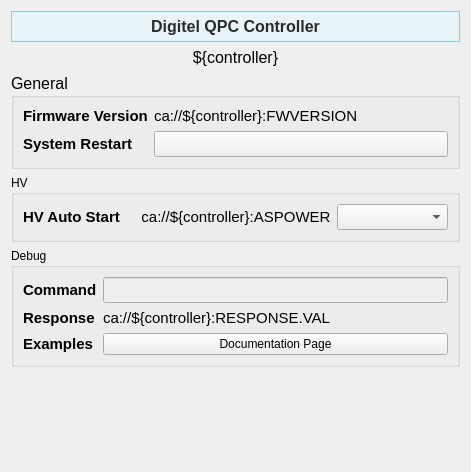
<?xml version="1.0" encoding="UTF-8"?>
<ui version="4.0">
 <class>Form</class>
 <widget class="QWidget" name="Form">
  <property name="geometry">
   <rect>
    <x>0</x>
    <y>0</y>
    <width>471</width>
    <height>472</height>
   </rect>
  </property>
  <property name="windowTitle">
   <string>Form</string>
  </property>
  <layout class="QVBoxLayout" name="verticalLayout">
   <item>
    <widget class="QLabel" name="label">
     <property name="font">
      <font>
       <pointsize>12</pointsize>
       <weight>50</weight>
       <bold>false</bold>
      </font>
     </property>
     <property name="styleSheet">
      <string notr="true">background-color: #e8f4f8;

    border: 1px solid #90c8e0;

    padding: 5px;

    color: rgb(43, 43, 43);</string>
     </property>
     <property name="text">
      <string>&lt;html&gt;&lt;head/&gt;&lt;body&gt;&lt;p&gt;&lt;span style=&quot; font-weight:600;&quot;&gt;Digitel QPC Controller&lt;/span&gt;&lt;/p&gt;&lt;/body&gt;&lt;/html&gt;</string>
     </property>
     <property name="alignment">
      <set>Qt::AlignCenter</set>
     </property>
    </widget>
   </item>
   <item>
    <widget class="PyDMLabel" name="PyDMLabel_13">
     <property name="font">
      <font>
       <pointsize>12</pointsize>
       <weight>50</weight>
       <bold>false</bold>
      </font>
     </property>
     <property name="toolTip">
      <string/>
     </property>
     <property name="text">
      <string>${controller}</string>
     </property>
     <property name="alignment">
      <set>Qt::AlignCenter</set>
     </property>
    </widget>
   </item>
   <item>
    <widget class="QGroupBox" name="general_box">
     <property name="sizePolicy">
      <sizepolicy hsizetype="Preferred" vsizetype="Preferred">
       <horstretch>0</horstretch>
       <verstretch>0</verstretch>
      </sizepolicy>
     </property>
     <property name="font">
      <font>
       <pointsize>12</pointsize>
      </font>
     </property>
     <property name="title">
      <string>General</string>
     </property>
     <layout class="QFormLayout" name="formLayout">
      <item row="0" column="0">
       <widget class="QLabel" name="label_2">
        <property name="font">
         <font>
          <pointsize>11</pointsize>
          <weight>75</weight>
          <bold>true</bold>
         </font>
        </property>
        <property name="frameShape">
         <enum>QFrame::NoFrame</enum>
        </property>
        <property name="text">
         <string>Firmware Version</string>
        </property>
       </widget>
      </item>
      <item row="0" column="1">
       <widget class="PyDMLabel" name="PyDMLabel">
        <property name="font">
         <font>
          <pointsize>11</pointsize>
         </font>
        </property>
        <property name="toolTip">
         <string/>
        </property>
        <property name="text">
         <string>ca://${controller}:FWVERSION</string>
        </property>
        <property name="precision">
         <number>2</number>
        </property>
        <property name="precisionFromPV">
         <bool>false</bool>
        </property>
        <property name="channel">
         <string>ca://${controller}:FWVERSION</string>
        </property>
        <property name="displayFormat">
         <enum>PyDMLabel::Decimal</enum>
        </property>
       </widget>
      </item>
      <item row="1" column="0">
       <widget class="QLabel" name="label_6">
        <property name="font">
         <font>
          <pointsize>11</pointsize>
          <weight>75</weight>
          <bold>true</bold>
         </font>
        </property>
        <property name="frameShape">
         <enum>QFrame::NoFrame</enum>
        </property>
        <property name="text">
         <string>System Restart</string>
        </property>
       </widget>
      </item>
      <item row="1" column="1">
       <widget class="PyDMPushButton" name="PyDMPushButton">
        <property name="font">
         <font>
          <pointsize>11</pointsize>
         </font>
        </property>
        <property name="toolTip">
         <string/>
        </property>
        <property name="styleSheet">
         <string notr="true">PyDMPushButton { background-color: red }</string>
        </property>
        <property name="alarmSensitiveContent">
         <bool>false</bool>
        </property>
        <property name="alarmSensitiveBorder">
         <bool>false</bool>
        </property>
        <property name="PyDMToolTip">
         <string/>
        </property>
        <property name="monitorDisp">
         <bool>false</bool>
        </property>
        <property name="channel">
         <string>ca://${controller}:MASTERRESET</string>
        </property>
        <property name="PyDMIcon">
         <string/>
        </property>
        <property name="passwordProtected">
         <bool>false</bool>
        </property>
        <property name="password">
         <string/>
        </property>
        <property name="protectedPassword">
         <string/>
        </property>
        <property name="showConfirmDialog">
         <bool>false</bool>
        </property>
        <property name="confirmMessage">
         <string>Are you sure you want to proceed?</string>
        </property>
        <property name="pressValue">
         <string>1</string>
        </property>
        <property name="releaseValue">
         <string>None</string>
        </property>
        <property name="relativeChange">
         <bool>false</bool>
        </property>
        <property name="writeWhenRelease">
         <bool>false</bool>
        </property>
       </widget>
      </item>
     </layout>
    </widget>
   </item>
   <item>
    <widget class="QGroupBox" name="hv_box">
     <property name="title">
      <string>HV</string>
     </property>
     <layout class="QGridLayout" name="gridLayout">
      <item row="0" column="0">
       <widget class="QLabel" name="label_12">
        <property name="font">
         <font>
          <pointsize>11</pointsize>
          <weight>75</weight>
          <bold>true</bold>
         </font>
        </property>
        <property name="frameShape">
         <enum>QFrame::NoFrame</enum>
        </property>
        <property name="text">
         <string>HV Auto Start</string>
        </property>
       </widget>
      </item>
      <item row="0" column="1">
       <widget class="PyDMLabel" name="PyDMLabel_11">
        <property name="font">
         <font>
          <pointsize>11</pointsize>
         </font>
        </property>
        <property name="toolTip">
         <string/>
        </property>
        <property name="text">
         <string>ca://${controller}:ASPOWER</string>
        </property>
        <property name="alignment">
         <set>Qt::AlignCenter</set>
        </property>
        <property name="precision">
         <number>0</number>
        </property>
        <property name="showUnits">
         <bool>true</bool>
        </property>
        <property name="precisionFromPV">
         <bool>true</bool>
        </property>
        <property name="alarmSensitiveContent">
         <bool>false</bool>
        </property>
        <property name="alarmSensitiveBorder">
         <bool>false</bool>
        </property>
        <property name="PyDMToolTip">
         <string/>
        </property>
        <property name="channel">
         <string>ca://${controller}:ASPOWER</string>
        </property>
        <property name="enableRichText">
         <bool>false</bool>
        </property>
        <property name="displayFormat">
         <enum>PyDMLabel::String</enum>
        </property>
       </widget>
      </item>
      <item row="0" column="2">
       <widget class="PyDMEnumComboBox" name="PyDMEnumComboBox_2">
        <property name="font">
         <font>
          <pointsize>11</pointsize>
         </font>
        </property>
        <property name="toolTip">
         <string/>
        </property>
        <property name="styleSheet">
         <string notr="true">background-color: rgb(238, 238, 238)</string>
        </property>
        <property name="channel">
         <string>ca://${controller}:ASPOWERDES</string>
        </property>
       </widget>
      </item>
     </layout>
    </widget>
   </item>
   <item>
    <widget class="QGroupBox" name="debug_box">
     <property name="title">
      <string>Debug</string>
     </property>
     <layout class="QFormLayout" name="formLayout_2">
      <item row="0" column="0">
       <widget class="QLabel" name="label_7">
        <property name="font">
         <font>
          <pointsize>11</pointsize>
          <weight>75</weight>
          <bold>true</bold>
         </font>
        </property>
        <property name="frameShape">
         <enum>QFrame::NoFrame</enum>
        </property>
        <property name="text">
         <string>Command</string>
        </property>
       </widget>
      </item>
      <item row="0" column="1">
       <widget class="PyDMLineEdit" name="PyDMLineEdit">
        <property name="enabled">
         <bool>false</bool>
        </property>
        <property name="font">
         <font>
          <pointsize>11</pointsize>
         </font>
        </property>
        <property name="toolTip">
         <string/>
        </property>
        <property name="styleSheet">
         <string notr="true">background-color: rgb(238, 238, 238)</string>
        </property>
        <property name="alarmSensitiveBorder">
         <bool>false</bool>
        </property>
        <property name="channel">
         <string>${controller}:COMMAND</string>
        </property>
       </widget>
      </item>
      <item row="1" column="0">
       <widget class="QLabel" name="label_8">
        <property name="font">
         <font>
          <pointsize>11</pointsize>
          <weight>75</weight>
          <bold>true</bold>
         </font>
        </property>
        <property name="frameShape">
         <enum>QFrame::NoFrame</enum>
        </property>
        <property name="text">
         <string>Response</string>
        </property>
       </widget>
      </item>
      <item row="1" column="1">
       <widget class="PyDMLabel" name="PyDMLabel_2">
        <property name="font">
         <font>
          <pointsize>11</pointsize>
         </font>
        </property>
        <property name="toolTip">
         <string/>
        </property>
        <property name="text">
         <string>ca://${controller}:RESPONSE.VAL</string>
        </property>
        <property name="precision">
         <number>2</number>
        </property>
        <property name="showUnits">
         <bool>false</bool>
        </property>
        <property name="precisionFromPV">
         <bool>false</bool>
        </property>
        <property name="alarmSensitiveContent">
         <bool>false</bool>
        </property>
        <property name="alarmSensitiveBorder">
         <bool>true</bool>
        </property>
        <property name="PyDMToolTip">
         <string/>
        </property>
        <property name="channel">
         <string>ca://${controller}:RESPONSE.VAL</string>
        </property>
        <property name="enableRichText">
         <bool>false</bool>
        </property>
        <property name="displayFormat">
         <enum>PyDMLabel::String</enum>
        </property>
       </widget>
      </item>
      <item row="2" column="0">
       <widget class="QLabel" name="label_10">
        <property name="font">
         <font>
          <pointsize>11</pointsize>
         </font>
        </property>
        <property name="text">
         <string>&lt;html&gt;&lt;head/&gt;&lt;body&gt;&lt;p&gt;&lt;span style=&quot; font-weight:600;&quot;&gt;Examples&lt;/span&gt;&lt;/p&gt;&lt;/body&gt;&lt;/html&gt;</string>
        </property>
       </widget>
      </item>
      <item row="2" column="1">
       <widget class="PyDMShellCommand" name="PyDMShellCommand">
        <property name="toolTip">
         <string/>
        </property>
        <property name="text">
         <string>Documentation Page</string>
        </property>
        <property name="showIcon">
         <bool>false</bool>
        </property>
        <property name="commands">
         <stringlist>
          <string>firefox https://confluence.slac.stanford.edu/spaces/PCDS/pages/716910716/QPCe+IOC+Commands</string>
         </stringlist>
        </property>
       </widget>
      </item>
     </layout>
    </widget>
   </item>
   <item>
    <spacer name="verticalSpacer">
     <property name="orientation">
      <enum>Qt::Vertical</enum>
     </property>
     <property name="sizeHint" stdset="0">
      <size>
       <width>20</width>
       <height>40</height>
      </size>
     </property>
    </spacer>
   </item>
  </layout>
 </widget>
 <customwidgets>
  <customwidget>
   <class>PyDMLabel</class>
   <extends>QLabel</extends>
   <header>pydm.widgets.label</header>
  </customwidget>
  <customwidget>
   <class>PyDMEnumComboBox</class>
   <extends>QComboBox</extends>
   <header>pydm.widgets.enum_combo_box</header>
  </customwidget>
  <customwidget>
   <class>PyDMLineEdit</class>
   <extends>QLineEdit</extends>
   <header>pydm.widgets.line_edit</header>
  </customwidget>
  <customwidget>
   <class>PyDMPushButton</class>
   <extends>QPushButton</extends>
   <header>pydm.widgets.pushbutton</header>
  </customwidget>
  <customwidget>
   <class>PyDMShellCommand</class>
   <extends>QPushButton</extends>
   <header>pydm.widgets.shell_command</header>
  </customwidget>
 </customwidgets>
 <resources/>
 <connections/>
</ui>
